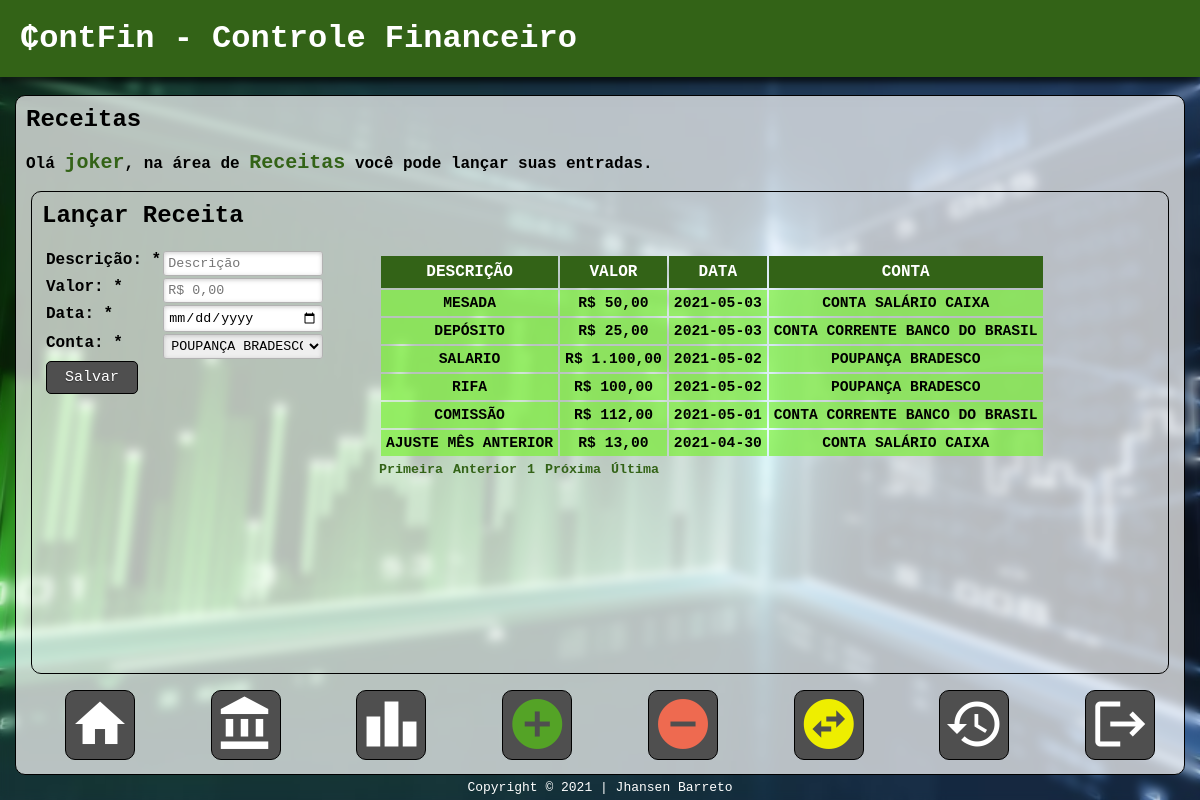
The app's page /receitas.php (signed in) with its own data.
### tables this page shows
CREATE TABLE IF NOT EXISTS `receita` (
  `id` int(11) NOT NULL AUTO_INCREMENT,
  `descricao` varchar(50) NOT NULL,
  `valor` double NOT NULL,
  `data_lancamento` date NOT NULL,
  `conta_id` int(11) NOT NULL,
  PRIMARY KEY (`id`),
  KEY `conta` (`conta_id`),
  CONSTRAINT `FK_receita_conta` FOREIGN KEY (`conta_id`) REFERENCES `conta` (`id`)
);

CREATE TABLE IF NOT EXISTS `conta` (
  `id` int(11) NOT NULL AUTO_INCREMENT,
  `nome` varchar(40) NOT NULL,
  `saldo` double NOT NULL DEFAULT 0,
  `criado_em` datetime NOT NULL DEFAULT current_timestamp(),
  `usuario` int(11) NOT NULL,
  PRIMARY KEY (`id`),
  KEY `usuario` (`usuario`),
  CONSTRAINT `FK_conta_usuario` FOREIGN KEY (`usuario`) REFERENCES `usuario` (`id`)
);

### receitas.php (the view, shortened to what this page needs)
<!DOCTYPE html>
<html>
    <head>
        <link rel="stylesheet" type="text/css" href="css/index.css">
        <link rel="stylesheet" type="text/css" href="css/table.css">
    </head>
    <body>
        <?php
        $nome_user = $_SESSION['user'];
        ?>
        <div id="cabecalho">
            <h1>₵ontFin - Controle Financeiro</h1>
        </div>
        <div class="div-dashboard">
            <h2>Receitas</h2>
            <br/>
            Olá <label id="destaque"><?php echo $nome_user; ?></label>,
            na área de <label id="destaque">Receitas</label> você pode lançar suas
            entradas.
            <br/>
            <br/>
            <div class="conteudo">
                <h2>Lançar Receita</h2>
                <br/>
                <?php
                $conta = conexaoBD();
                $sqlconta = "SELECT c.id, c.nome FROM conta c INNER JOIN usuario u ON c.usuario = u.id WHERE u.user = '$nome_user'";
                $stmtconta = $conta->prepare($sqlconta);
                $stmtconta->execute();
                ?>
                <table id="tbl">
                    <tr>
                        <td style="width: 30%">
                            <form method="POST" action="insert_sql/insert_receita.php">
                                <table>
                                    <tr>
                                        <td>
                                            Descrição: *
                                        </td>
                                        <td>
                                            <input type="text" placeholder="Descrição" name="desc" required="required"/>
                                        </td>
                                    </tr>
                                    <tr>
                                        <td>
                                            Valor: *
                                        </td>
                                        <td>
                                            <input type="number" placeholder="R$ 0,00" name="valor" step="0.01" min="0" required="required"/>
                                        </td>
                                    </tr>
                                    <tr>
                                        <td>
                                            Data: *
                                        </td>
                                        <td>
                                            <input type="date" placeholder="01/01/0000" name="data" required="required"/>
                                        </td>
                                    </tr>
                                    <tr>
                                        <td>
                                            Conta: *
                                        </td>
                                        <td>
                                            <select name="conta" required="required">
                                                <?php while ($contas = $stmtconta->fetch(PDO::FETCH_ASSOC)) { ?>
                                                    <option value="<?php echo $contas["id"] ?>"><?php echo $contas["nome"]; ?></option>
                                                <?php } ?>
                                            </select>
                                        </td>
                                    </tr>
                                    <tr>
                                        <td>
                                            <button type="submit" name="enviar" value="Salvar">Salvar</button>
                                        </td>
                                        <td id="feedback">
                                        </td>
                                    </tr>
                                </table>
                            </form>
                        </td>
                        <td>
                            <?php
                            $con = conexaoBD();
                            $sql = "CALL receitas_por_user ('$nome_user')";
                            $stmt = $con->prepare($sql);
                            $stmt->execute();
                            ?>
                            <table id="table" style="margin-top: 5px;">
                                <thead>
                                    <tr>
                                        <th class="th-table">DESCRIÇÃO</th>
                                        <th class="th-table">VALOR</th>
                                        <th class="th-table">DATA</th>
                                        <th class="th-table">CONTA</th>
                                    </tr>
                                </thead>
                                <tbody>
                                    <?php while ($resultado = $stmt->fetch(PDO::FETCH_ASSOC)) { ?>
                                        <tr>
                                            <td class="td-table">
                                                <?php echo $resultado["descricao"]; ?>
                                            </td>
                                            <td class="td-table">
                                                <?php echo 'R$ ' . number_format($resultado["valor"], 2, ',', '.'); ?>
                                            </td>
                                            <td class="td-table">
                                                <?php echo $resultado["data_lancamento"]; ?>
                                            </td>
                                            <td class="td-table">
                                                <?php echo $resultado["contas"]; ?>
                                            </td>
                                        </tr>
                                    <?php } ?>
                                </tbody>
                            </table>
                        </td>
                    </tr>
                </table>
            </div>
            <form method="POST" action="menu.php">
                <table id="menu" style="width: 100%">
                    <tr>
                        <td>
                            <button title="Início" name="home" class="menu-buttons" style="color: #FFF"><span class="material-icons">home</span></button>
                        </td>
                        <td>
                            <button title="Contas" name="contas" class="menu-buttons" style="color: #FFF"><span class="material-icons">account_balance</span></button>
                        </td>
                        <td>
                            <button title="Gráficos" name="grafico" class="menu-buttons" style="color: #FFF"><span class="material-icons">leaderboard</span></button>
                        </td>
                        <td>
                            <button title="Receitas" name="receitas" class="menu-buttons" style="color: #54A326"><span class="material-icons">add_circle</span></button>
                        </td>
                        <td>
                            <button title="Despesas" name="despesas" class="menu-buttons" style="color: #EE6A50"><span class="material-icons">remove_circle</span></button>
                        </td>
                        <td>
                            <button title="Transferências" name="transfer" class="menu-buttons" style="color: #EEEE00"><span class="material-icons">swap_horizontal_circle</span></button>
                        </td>
                        <td>
                            <button title="Histórico" name="hist" class="menu-buttons" style="color: #FFF"><span class="material-icons">history</span></button>
                        </td>
                        <td>
                            <button title="Sair" name="sair" class="menu-buttons" style="color: #FFF"><span class="material-icons">logout</span></button>
                        </td>
                    </tr>
                </table>
            </form>
        </div>
        <div id="footer">
            Copyright © 2021 | Jhansen Barreto
        </div>
    </body>
</html>

### css/index.css (style rules this page uses)
*, *:before, *:after { margin:0; padding:0; }
body { font-family: Courier New, monospace; font-weight: bold; height: 100vh; width: 100%; background: url(../img/backlogin.jpg) no-repeat center center fixed; -webkit-background-size: cover; -moz-background-size: cover; -o-background-size: cover; background-size: cover; backdrop-filter: blur(5px); overflow: hidden; }
#cabecalho { font-family: Courier New, monospace; width: 100%; background-color: #336317; box-shadow: rgba(0, 0, 0, 0.8) 0px 0px 20px 0px, rgba(0, 0, 0, .5) 0px 5px 5px 0px; margin: 0px; }
h1 { color: #FFF; padding: 20px; }
.div-dashboard { display: inline-block; border: 1px solid #000; border-radius: 10px; padding: 10px; background-color: rgba(255, 255, 255, .7); position: absolute; top: 95px; left: 15px; right: 15px; bottom: 25px; z-index: -999; }
#footer { position: absolute; bottom: 0; padding-bottom: 5px; width: 100%; text-align: center; color: #FFF; font-size: 13px; font-style: normal; font-weight: normal; }
#destaque { color: #336317; font-size: 15pt; }
.menu-buttons { width: 70px; height: 70px; border: 1px solid #000; border-radius: 10px; cursor: pointer; background-color: #4F4F4F; }
.menu-buttons span { font-size: 45pt; }
#menu { position: absolute; bottom: 12px; }
#menu td { text-align: center; }
.conteudo { position: absolute; top: 95px; left: 15px; right: 15px; bottom: 100px; border: 1px solid #000; border-radius: 10px; background-color: transparent; padding: 10px; }
input, select { border: 1px solid #B2B2B2; border-radius: 3px; box-shadow: 0px 1px 4px 0px rgba(168, 168, 168, .6) inset; width: 150px; padding: 4px; outline: none; resize: none; font-family: Courier New, monospace; }
select { width: 160px !important; padding: 3px !important;; }
button[type="submit"] { font-family: Courier New, monospace; width: 80%; cursor: pointer; background: #4F4F4F; padding: 7px 4px; color: #FFF; font-size: 15px; border: 1px solid #000; text-shadow: 0 1px 1px #333; -webkit-border-radius: 5px; border-radius: 5px; transition: all 0.2s linear; }
#feedback { padding-top: 8px; }

### css/table.css (style rules this page uses)
.th-table { padding: 7px; background-color: #336317; color: white; }
.td-table { padding: 5px; font-size: 11pt; background-color: rgba(123, 240, 55, .7); text-align: center; }
#tbl { width: 100%; }
#tbl td { vertical-align: top; }

### records on screen
receita: descricao "MESADA", valor "50,00", data_lancamento "2021-05-03", conta.nome "CONTA SALÁRIO CAIXA"
receita: descricao "DEPÓSITO", valor "25,00", data_lancamento "2021-05-03", conta.nome "CONTA CORRENTE BANCO DO BRASIL"
receita: descricao "SALARIO", valor "1.100,00", data_lancamento "2021-05-02", conta.nome "POUPANÇA BRADESCO"
receita: descricao "RIFA", valor "100,00", data_lancamento "2021-05-02", conta.nome "POUPANÇA BRADESCO"
receita: descricao "COMISSÃO", valor "112,00", data_lancamento "2021-05-01", conta.nome "CONTA CORRENTE BANCO DO BRASIL"
receita: descricao "AJUSTE MÊS ANTERIOR", valor "13,00", data_lancamento "2021-04-30", conta.nome "CONTA SALÁRIO CAIXA"

### other values on screen
$nome_user "joker"
form field conta "POUPANÇA BRADESCO"
